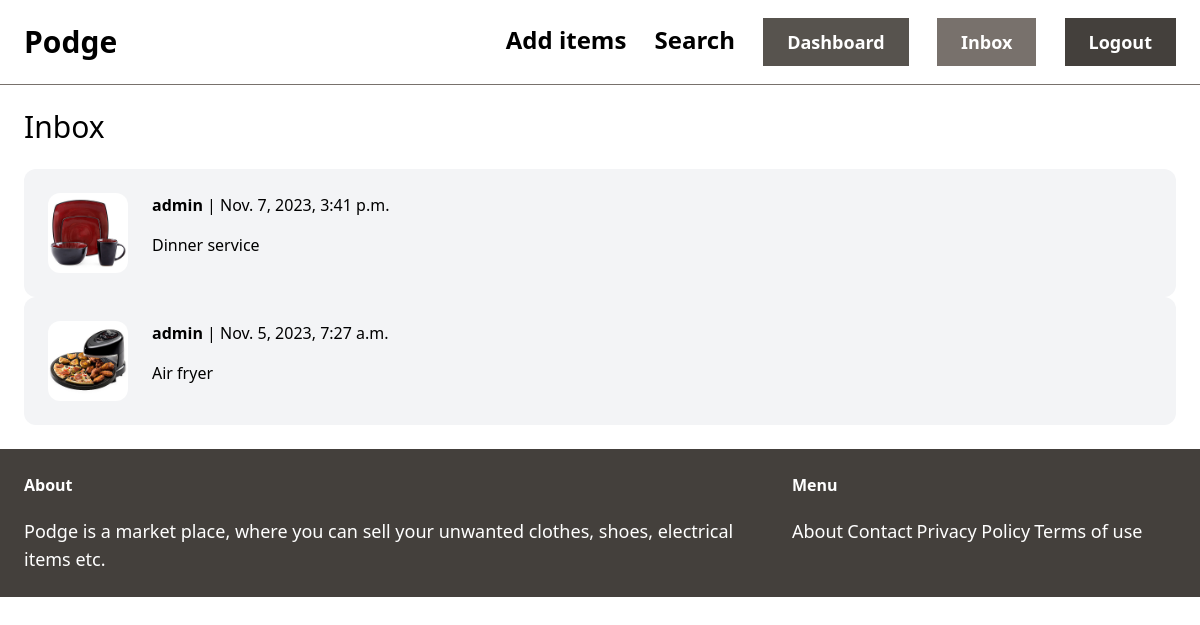
The page /inbox/ (signed in) on the database its author committed.
### conversation/models.py (models this page shows)
class Conversation(models.Model):
    item = models.ForeignKey(Item, related_name='conversations', on_delete=models.CASCADE)
    members = models.ManyToManyField(User, related_name='conversations')
    created_at = models.DateTimeField(auto_now_add=True)
    modified_at = models.DateTimeField(auto_now=True)
    class Meta:
        ordering = ('-modified_at',)

### item/models.py (models this page shows, shortened)
class Item(models.Model):
    category = models.ForeignKey(Category, related_name='items', on_delete=models.CASCADE)
    name = models.CharField(max_length=255)
    description = models.TextField(blank=True, null=True)
    price = models.FloatField()
    image = models.ImageField(upload_to='item_images', blank=True, null=True)
    is_sold = models.BooleanField(default=False)
    created_by = models.ForeignKey(User, related_name='items', on_delete=models.CASCADE)
    created_at = models.DateTimeField(auto_now_add=True)

### conversation/views.py (the view)
# urls.py: path('', views.inbox, name='inbox'),
@login_required
def inbox(request):
    conversations = Conversation.objects.filter(members__in=[request.user.id])
    return render(request, 'conversation/inbox.html', {
        'conversations': conversations
    })

### conversation/templates/conversation/inbox.html (shortened to what this page needs)
{% extends 'home/base.html' %}
{% block content %}
<h1 class="mb-6 text-3xl">Inbox</h1>
<div class="space-y-6">
    {% for conversation in conversations %}
        <a href="{% url 'conversation:detail' conversation.id %}">
            <div class="p-6 flex bg-gray-100 rounded-xl">
                <div class="pr-6">
                    <img src="{{ conversation.item.image.url }}" class="w-20 rounded-xl">
                </div>
                <div>
                    {% for member in conversation.members.all %}
                        {% if member != request.user %}
                            <p class="mb-4"><strong>{{ member.username }}</strong> | {{ conversation.modified_at }}</p>
                            <p>{{ conversation.item.name }}</p>
                        {% endif %}
                    {% endfor %}
                </div>
            </div>
        </a>
    {% endfor %}
</div>
{% endblock %}

### rows shown on the page
Conversation: item.image (picture), modified_at "Nov. 7, 2023, 3:41 p.m.", item.name "Dinner service"
Conversation: item.image (picture), modified_at "Nov. 5, 2023, 7:27 a.m.", item.name "Air fryer"

### other values the page prints
{{ member.username }} "admin"
